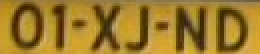
%> input picture resources/KentekenSamples/01-JX-ND.png, 130 x 27 px (shown 2 times larger)
$ octave --eval "result = getPlate(imread('resources/KentekenSamples/01-JX-ND.png'));"   (GNU Octave 9; MATLAB toolbox functions it lacks are replaced by stand-ins)
%> lines starting %> are read from the running program, lines starting %| are printed output that depends on the picture; in (x1, y1, x2, y2) boxes, pixels count from 0 and x2, y2 are one past the last pixel; in counts of white or black regions, pixels touching at a corner belong together; the program's own positions count from 1
### getMask.m
function mask = getMask(frame)
    frame(:,:,1) = medfilt2(frame(:,:,1),[3 3]);
    frame(:,:,2) = medfilt2(frame(:,:,2),[3 3]);
    frame(:,:,3) = medfilt2(frame(:,:,3),[3 3]);
%     hsidata = rgb2hsv(frame);
    mask1 = frame(:,:,2) <= 1.08 .* frame(:,:,1) + 5.6;
    mask2 = frame(:,:,2) >= 0.48 .* frame(:,:,1) - 4.1;
    mask3 = frame(:,:,3) <= 0.68 .* frame(:,:,1) - 4.18;
    mask5 = frame(:,:,3) <= 0.68 .* frame(:,:,2) - 4.18;
%     mask4 = hsidata(:,:,1) < 0.18;
%     mask =  mask1 .* mask2 .* mask3 .* mask4 .* mask5;
    mask =  mask1 .* mask2 .* mask3  .* mask5;
end

### getPlate.m
function [plate, boxed] = getPlate( frame )

mask = getMask(frame);
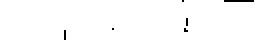
%> mask: size 27x130 double (shown 2 times larger); values 0 (black) and 1 (white), 99.2% white; black in thin lines or dots, all inside (x1, y1, x2, y2) = (32, 0, 127, 20)

% get the connected components (cc)
cc = bwconncomp(mask);
%> cc = 1 connected component

% get some properties of the blobs
props = regionprops(cc, {'BoundingBox','PixelIdxList','Orientation'});
%> props = 1 region; box (x1, y1, x2, y2) and Orientation: (0, 0, 130, 27) -0.145
numberOfBlobs = size(props, 1);
%> numberOfBlobs = 1
maxIntensity = 0; % keep track of the maximum Intensity
thisIsAPlate = 1; % select the first blob by default, when no other index is found

for k = 1 : numberOfBlobs
    box = props(k).BoundingBox;
    % check if box is greater than 89 pixels (min width should be 100px,
    % but when we rotate we can't recognize the smallest plates)
    if box(3) > 89
        % if the angle is bigger than 40 degrees it can't be a license
        % plate
        if props(k).Orientation < 40 && props(k).Orientation > -40
            ratio = box(4)/box(3);
            if ratio < 1 && ratio > 0.1
                % Find the mean of each blob.
                thisBlobsPixels = props(k).PixelIdxList;  % Get list of pixels in current blob.
                meanGL = mean(frame(thisBlobsPixels)); % Find mean intensity (in original image!)
                % Needed to calculate the blob with the maximum mean intensity etc
                if meanGL > maxIntensity
                    maxIntensity = meanGL;
                    thisIsAPlate = k;
                end
            end
        end
    end
end
%> this loop made 1 pass
%> (box, ratio, meanGL, maxIntensity, thisIsAPlate) on pass 1: ([0.5 0.5 130 27], 0.208, 156, 156, 1)
%> after the loop, thisBlobsPixels = 3481 values, max 3510 at index 3481, min 1 at index 1, mean 1748.8
bounding = props(thisIsAPlate).BoundingBox;
%> bounding = [0.5 0.5 130 27]
angle = props(thisIsAPlate).Orientation;
%> angle = -0.145
% only adjust angle when it's greater than 5 degrees
if angle > -5 && angle < 5
    plate = imcrop(frame, bounding);
%> plate is the input picture: size 27x130x3 uint8; mean R, G, B 155.7, 121.6, 43
else
    plate = imrotate(imcrop(frame, bounding), -angle);
end
% return an image with the license plate marked with a rectangle
boxed = insertShape(frame, 'Rectangle', bounding, 'Color','g','LineWidth',3);
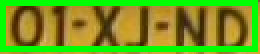
%> boxed: size 27x130x3 uint8 (shown 2 times larger); mean R, G, B 113.3, 152.9, 29.8
end
